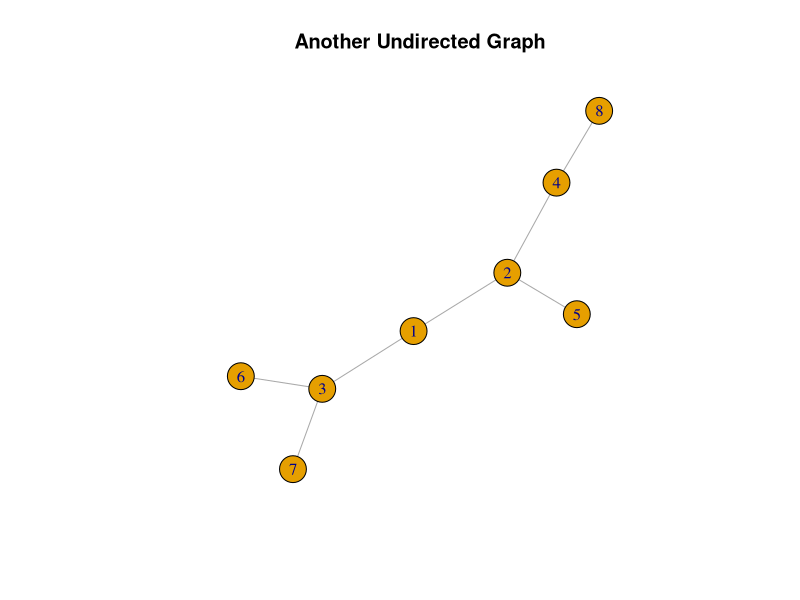

Here is the R script that generated this plot:


install.packages("igraph")

library(igraph)

# Create a new graph
newGraph <- graph.empty(n = 8, directed = FALSE)

# Add edges to the new graph
newGraph <- add_edges(newGraph, c(1, 2, 1, 3, 2, 4, 2, 5, 3, 6, 3, 7, 4, 8))

# Plot the new graph
plot(newGraph, main = "Another Undirected Graph")

# Perform DFS traversal starting from a different vertex


# Perform DFS traversal starting from a specific vertex
dfs <- function(graph, startVertex) {
  cat("DFS traversal starting from vertex", startVertex, ": ")
  cat(startVertex, " ")
  visitedNodes <- rep(FALSE, vcount(graph))
  visitedNodes[startVertex] <- TRUE
  
  
  dfs_recursive <- function(vertex) {
    neighbors <- neighbors(graph, vertex)
    for (neighbor in neighbors) {
      if (!visitedNodes[neighbor]) {
        cat(neighbor, " ")
        visitedNodes[neighbor] <- TRUE
        # Add a check before the recursive call
        if (!visitedNodes[neighbor]) {
          dfs_recursive(neighbor)
        }
      }
    }
  }
  
  
  dfs_recursive(startVertex)
  cat("\n")
}

# Example usage:
dfs(newGraph, 2)

